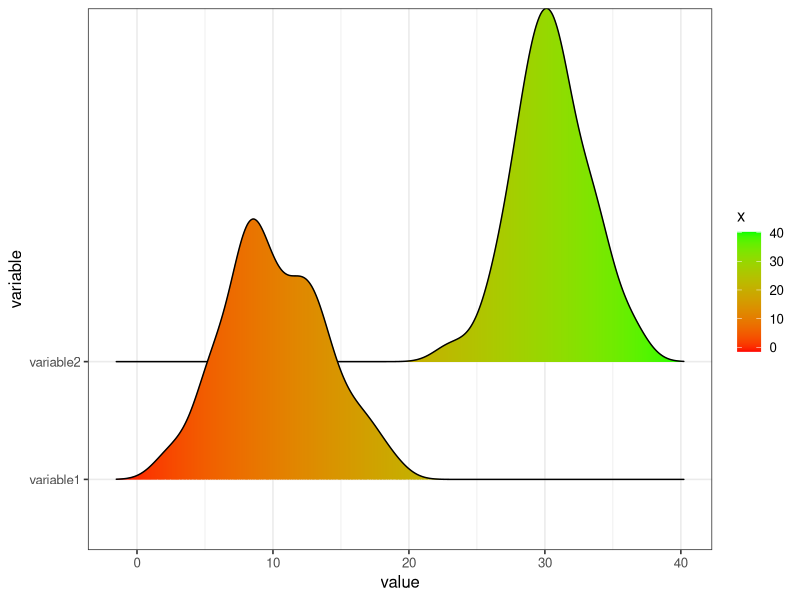
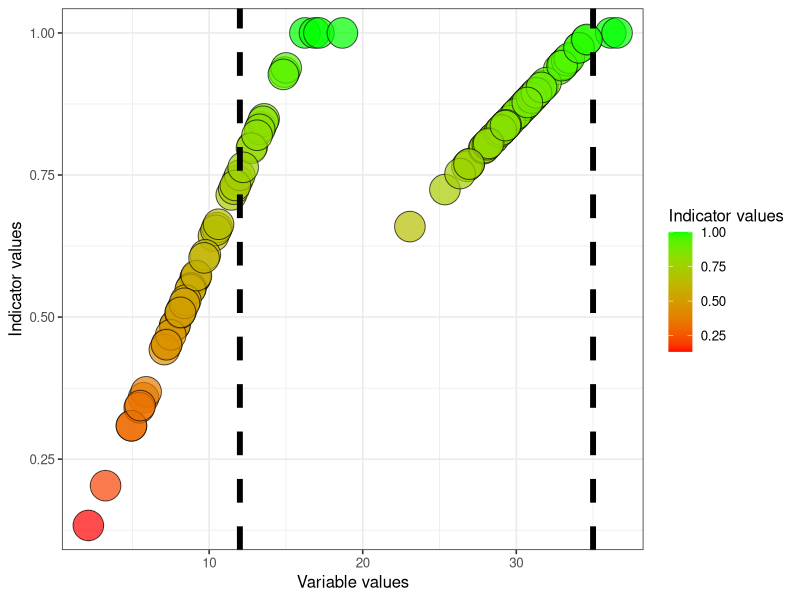
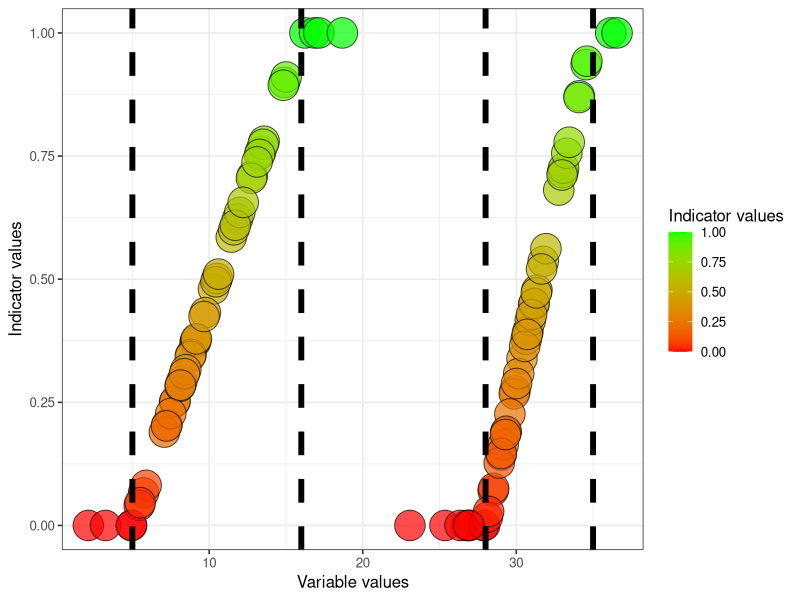
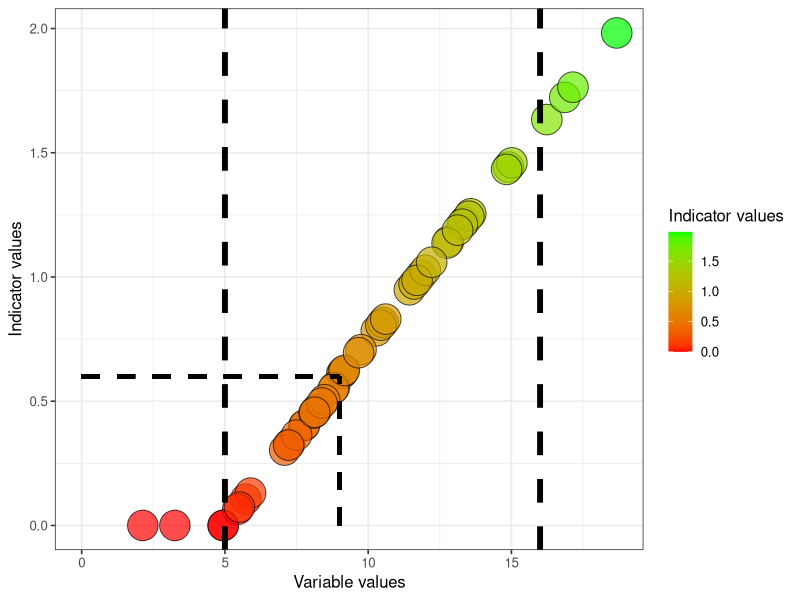

Source code (R) for these figures, in order:
## ---- chunk 1
library(ggplot2)
library(ggridges)
library(data.table)
theme_set(theme_bw(base_size = 12))
## ---- chunk 2
set.seed(123)
## ---- chunk 3
dat <- data.frame(variable1 = rnorm(50, 10, 4), 
                  variable2 = rnorm(50, 30, 3))

temp <- data.table::melt(setDT(dat))
ggplot(temp,
       aes(x = value,
           y = variable,
           fill = stat(x)))+
  geom_density_ridges_gradient(scale = 3, size = 0.3)+
  scale_fill_gradient(low = 'red', high = 'green')
## ---- chunk 4
dat$referenceHigh1 <- 16
dat$referenceHigh2 <- 35
## ---- chunk 5
dat$indicator1 <- dat$variable1/dat$referenceHigh1
dat$indicator1[dat$indicator1>1] <- 1

dat$indicator2 <- dat$variable2/dat$referenceHigh2
dat$indicator2[dat$indicator2>1] <- 1
## ---- chunk 6
temp <- melt(setDT(dat),
             measure.vars = c("indicator1", "indicator2"))
## ---- chunk 7
ggplot(dat)+
  #geom_smooth(size=1.5, colour = "lightblue")+
  geom_point(
    aes(x = variable1, y = indicator1, fill = indicator1),
             colour="black",
             size=10,
             alpha=.7,
             shape=21)+
  geom_vline(xintercept = 12,
             linetype = "dashed",
             size =2)+
  
  geom_point(aes(x = variable2, y = indicator2, fill = indicator2),
             colour="black",
             size=10,
             alpha=.7,
             shape=21)+
  geom_vline(xintercept = 35,
             linetype = "dashed",
             size =2)+
  ylab("Indicator values")+
  xlab("Variable values")+
  
  scale_fill_gradient("Indicator values", low = 'red', high = 'green')
## ---- chunk 8
dat$referenceLow1 <- 5
dat$referenceLow2 <- 28
## ---- chunk 9
dat$indicator1_LowHigh <- (dat$variable1-dat$referenceLow1)/(dat$referenceHigh1 - dat$referenceLow1)
dat$indicator1_LowHigh[dat$indicator1_LowHigh <0] <- 0
dat$indicator1_LowHigh[dat$indicator1_LowHigh >1] <- 1

dat$indicator2_LowHigh <- (dat$variable2-dat$referenceLow2)/(dat$referenceHigh2 - dat$referenceLow2)
dat$indicator2_LowHigh[dat$indicator2_LowHigh <0] <- 0
dat$indicator2_LowHigh[dat$indicator2_LowHigh >1] <- 1
## ---- chunk 10
ggplot(dat)+
  geom_point(
    aes(x = variable1, y = indicator1_LowHigh, fill = indicator1_LowHigh),
             colour="black",
             size=10,
             alpha=.7,
             shape=21)+
  geom_vline(xintercept = 16,
             linetype = "dashed",
             size =2)+
  geom_vline(xintercept = 5,
             linetype = "dashed",
             size =2)+
  
  geom_point(aes(x = variable2, y = indicator2_LowHigh, fill = indicator2_LowHigh),
             colour="black",
             size=10,
             alpha=.7,
             shape=21)+
  geom_vline(xintercept = 35,
             linetype = "dashed",
             size =2)+
  geom_vline(xintercept = 28,
             linetype = "dashed",
             size =2)+
  ylab("Indicator values")+
  xlab("Variable values")+
  
  scale_fill_gradient("Indicator values", low = 'red', high = 'green')
## ---- chunk 11
dat$thr1 <- 9
## ---- chunk 12
dat$indicator1_breakPoint <- dat$indicator1_LowHigh
dat$indicator1_breakPoint[dat$variable1 < dat$thr1] <- (1.6*dat$indicator1_LowHigh[dat$variable1 < dat$thr1])

dat$indicator1_breakPoint[dat$variable1 > dat$thr1] <- (dat$variable1[dat$variable1 > dat$thr1]-
                                                          dat$thr1[dat$variable1 > dat$thr1])/
                                                        (dat$referenceHigh1[dat$variable1 > dat$thr1] - 
                                                           dat$thr1[dat$variable1 > dat$thr1])+0.6

## ---- chunk 13
ggplot(dat)+
  geom_point(
    aes(x = variable1, y = indicator1_breakPoint, fill = indicator1_breakPoint),
             colour="black",
             size=10,
             alpha=.7,
             shape=21)+
  geom_vline(xintercept = 16,
             linetype = "dashed",
             size =2)+
  geom_vline(xintercept = 5,
             linetype = "dashed",
             size =2)+
  geom_segment(aes(x = thr1, y = 0, xend = thr1, yend = 0.6),
               linetype="dashed",
               size=1.5)+
  geom_segment(aes(x = 0, y = 0.6, xend = thr1, yend = 0.6),
               linetype="dashed",
               size=1.5)+
  
  ylab("Indicator values")+
  xlab("Variable values")+
  
  scale_fill_gradient("Indicator values", low = 'red', high = 'green')
## ---- chunk 14

